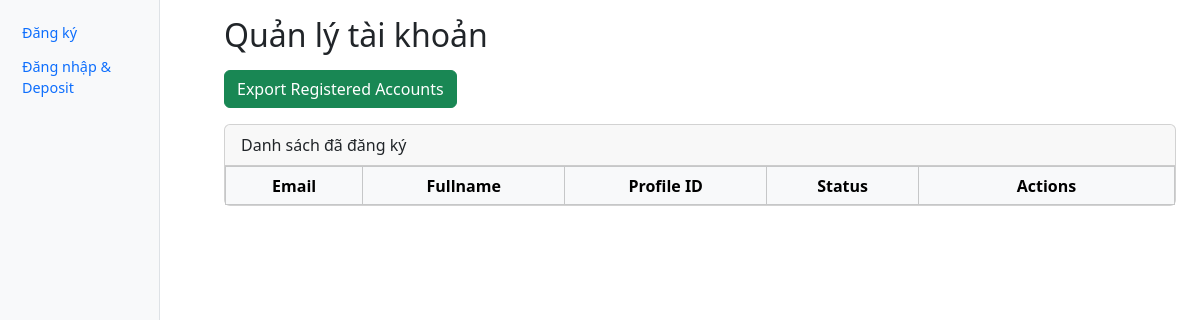
The page /manage on the database as committed earlier.
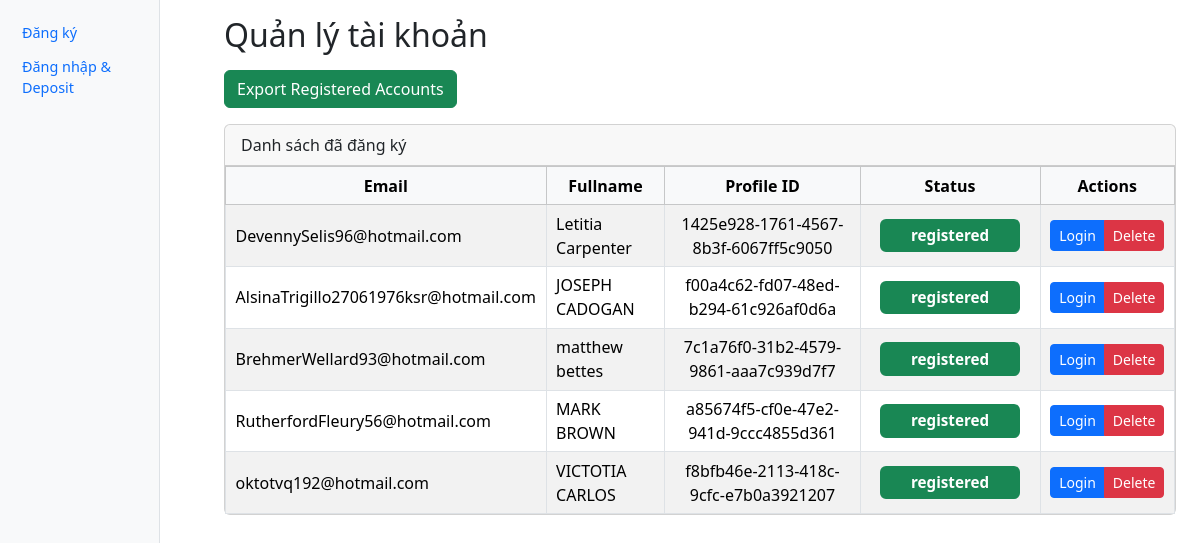
The same page on the database as committed later.
### tables this page shows
CREATE TABLE accounts (
        id INTEGER PRIMARY KEY AUTOINCREMENT,
        email TEXT NOT NULL,
        password TEXT NOT NULL,
        fullname TEXT,
        status TEXT DEFAULT 'idle',   -- idle | running | registered | error
        profile_id TEXT,
        proxy TEXT,
        created_at TIMESTAMP DEFAULT CURRENT_TIMESTAMP
    , address TEXT, city TEXT, state TEXT, zipcode TEXT);

### app.py (the view)
@app.get("/manage", response_class=HTMLResponse)
def page_manage(request: Request):
    rows = get_accounts(mode="manage")
    return templates.TemplateResponse("manage.html", {
        "request": request,
        "accounts": rows,
        "active": "manage",
        "title": "Quản lý tài khoản"
    })

### templates/manage.html (shortened to what this page needs)
{% extends "base.html" %}
{% block content %}
<h2 class="mb-3">Quản lý tài khoản</h2>
<div class="mb-3">
  <a class="btn btn-success" href="/export_registered" target="_blank">
    Export Registered Accounts
  </a>
</div>
<div class="card">
  <div class="card-header">Danh sách đã đăng ký</div>
  <div class="card-body p-0">
    <div class="table-responsive">
      <table class="table table-striped table-bordered mb-0 align-middle">
        <thead class="table-light text-center">
        <tr>
          <th>Email</th>
          <th>Fullname</th>
          <th>Profile ID</th>
          <th>Status</th>
          <th style="min-width:120px">Actions</th>
        </tr>
        </thead>
        <tbody>
        {% for acc in accounts %}
          <tr data-id="{{ acc['id'] }}">
            <td>{{ acc['email'] }}</td>
            <td>{{ acc['fullname'] }}</td>
            <td class="profile text-center">{{ acc['profile_id'] or "-" }}</td>
            <td class="status text-center">
              <span class="badge bg-success">{{ acc['status'] }}</span>
            </td>
<td class="text-center">
  <div class="btn-group btn-group-sm" role="group">
    <button class="btn btn-primary"
            onclick="runAction('{{ acc.id }}','login')">Login</button>
    <button class="btn btn-danger"
            onclick="deleteAccount('{{ acc.id }}')">Delete</button>
  </div>
</td>
          </tr>
        {% endfor %}
        </tbody>
      </table>
    </div>
  </div>
</div>
{% endblock %}

Rows that differ between the two databases and show on the page:
added accounts: email "DevennySelis96@hotmail.com", fullname "Letitia Carpenter", profile "1425e928-1761-4567-8b3f-6067ff5c9050", status "registered"
added accounts: email "AlsinaTrigillo27061976ksr@hotmail.com", fullname "JOSEPH CADOGAN", profile "f00a4c62-fd07-48ed-b294-61c926af0d6a", status "registered"
now on this page (row edited): accounts: email "BrehmerWellard93@hotmail.com", fullname "matthew bettes", profile "7c1a76f0-31b2-4579-9861-aaa7c939d7f7", status "registered"
now on this page (row edited): accounts: email "RutherfordFleury56@hotmail.com", fullname "MARK BROWN", profile "a85674f5-cf0e-47e2-941d-9ccc4855d361", status "registered"
now on this page (row edited): accounts: email "oktotvq192@hotmail.com", fullname "VICTOTIA CARLOS", profile "f8bfb46e-2113-418c-9cfc-e7b0a3921207", status "registered"
